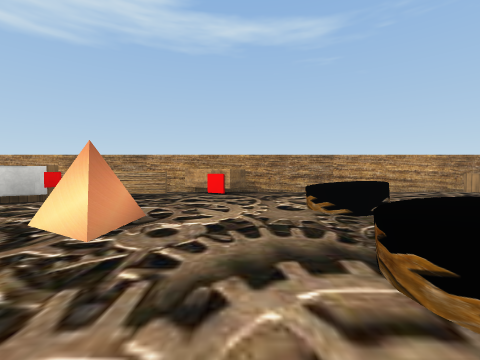
[1] (above)

16 first-person views from a walk through a Unity game level. The camera is 0.55 m above the floor, tilts 2° down and sees 90° across. The floor is counted in squares, 1 m on a side. Each view is taken from the middle of a square. On the plan, view 1 faces up. The plan holds only what a view shows up to about 9 squares ahead; the rest is blank. Some surface patterns are stand-ins.

[2]
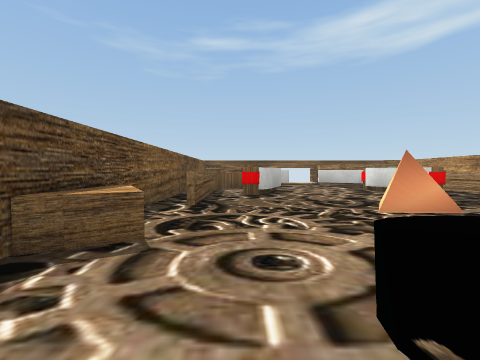

[3]
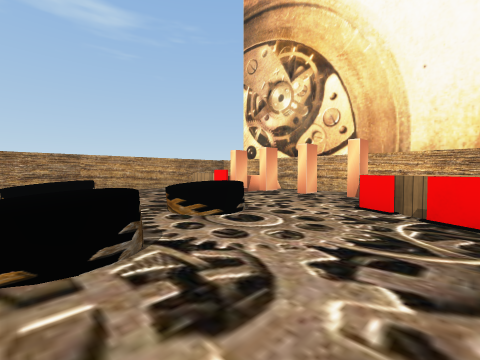

[4]
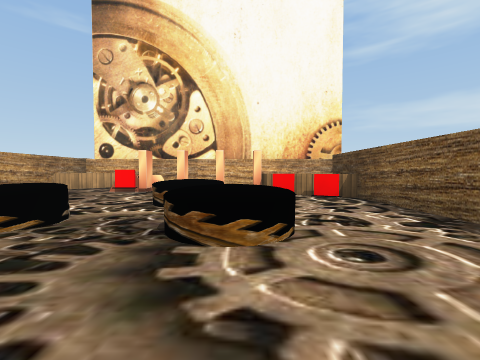

[5]
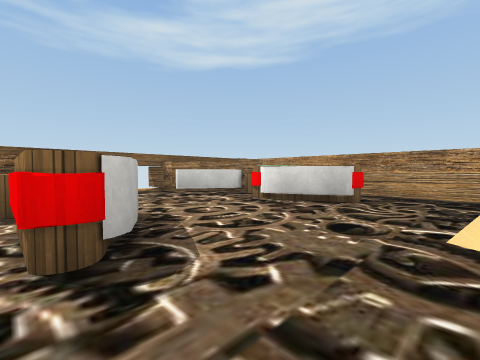

[6]
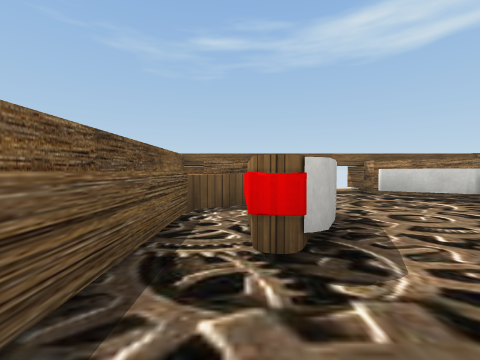

[7]
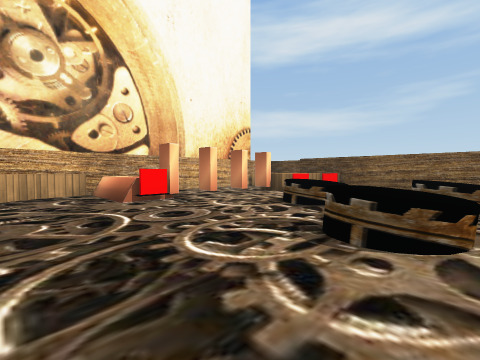

[8]
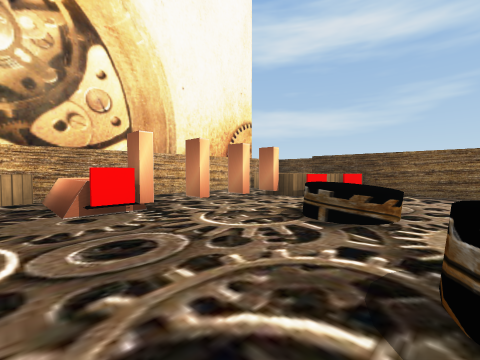

[9]
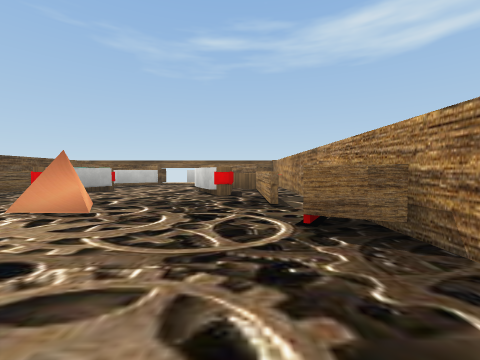

[10]
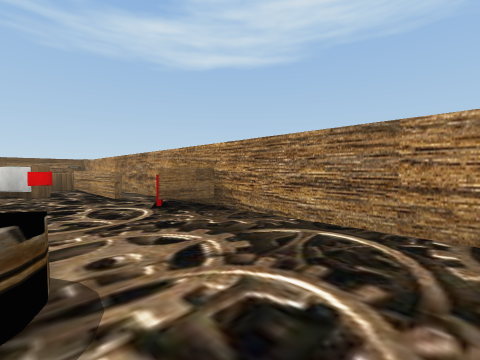

[11]
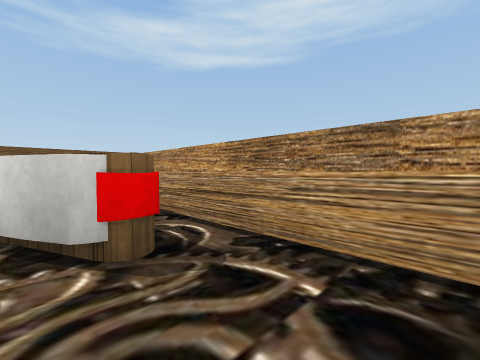

[12]
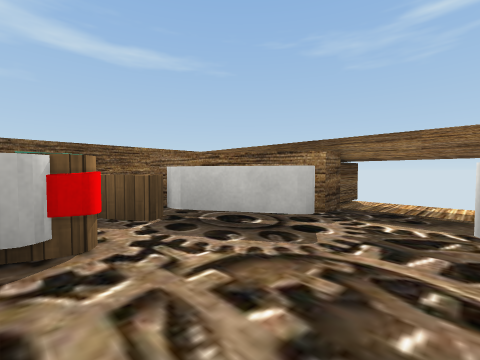

[13]
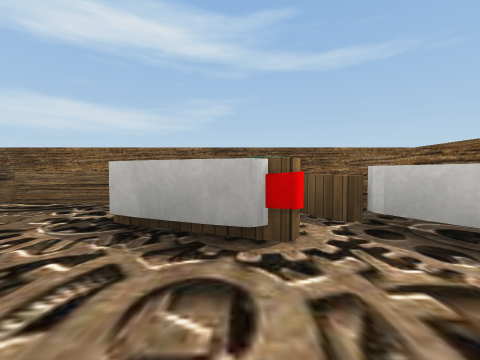

[14]
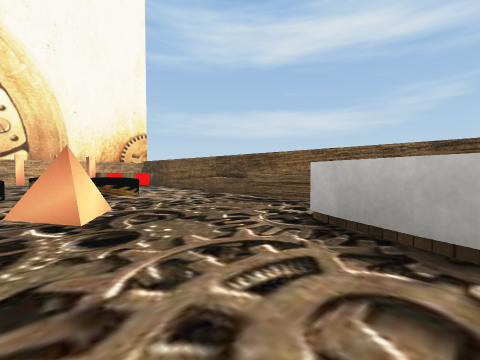

[15]
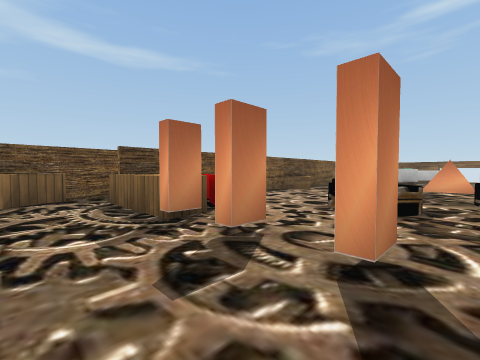

[16]
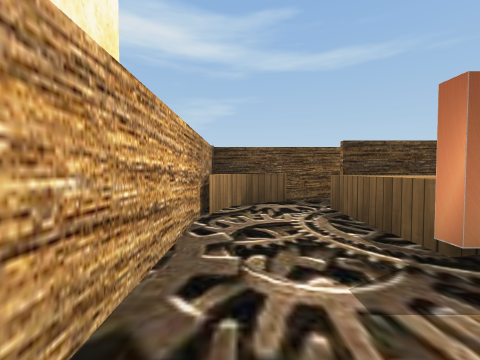

### Floor plan
Points are (right, up) in squares from view 1. A wall is a line through its corners. A room is listed if a view was taken in it or the views show most of it. See-through windows are left out.
Room 1 (views 1, 2, 3, 4, 5, 6, 7, 8, 9, 10, 11, 12, 13, 14, 15, 16)
walls: (-1.3, 2) (-1.9, 2.4) (-1.2, 2.8) (-1.3, 2); (-1.6, 5.5) (-5, 5.5); (0.2, 6.4) (-0.3, 5.5); (5.2, 2.6) (5.8, 2.6); (-5.1, -0.7) (-1.5, -0.7); (5.8, 2.4) (5.2, 2.4); (5.1, -2.4) (7.5, -2.4) (7.5, 6.4) (-7.4, 6.4); (-6.6, 5.6) (-8, 3.3); (-8, 1.6) (-6.6, -0.8); (-8.4, -1.5) (5.5, -1.5)
low walls: (-1, -1.4) (0.1, -0.8) (0.5, -1.6); (4.4, -0.8) (4.6, -0.3); (5.4, 4.3) (7.4, 4.3) (7.3, 5.3) (7.1, 5.8); (5.7, -0.4) (5.7, -1.6); (6, -2.4) (6.5, -2.3); (7.5, 3.7) (5.4, 3.7); (6.5, 6.3) (5.9, 6.4); (7.4, 5) (7.3, 5.5); (7.2, -1.6) (7.4, -1)
ways out: gap at (6, 3)
objects: other object (-7, 1) to (-7, 2); other object (-7, 3) to (-7, 4); other object (-6, -1) to (-6, 0); other object (-6, 5) to (-6, 6); other object (-5, 0) to (-4, 1); other object (-5, 4) to (-4, 5); other object (-1, 6); other object (1, 1) to (2, 1); other object (1, 3) to (2, 4); other object (3, 2); other object (4, -1); other object (5, 0); other object (5, 4)

Positions as (right, up) in squares from view 1, and headings:
1: (0, 0), facing up
2: (2, 0), facing left
3: (1, -1), facing up-right
4: (-1, 1), facing right
5: (-2, 0), facing up-left
6: (-2, 0), facing left
7: (1, 6), facing down-right
8: (2, 5), facing down-right
9: (2, 5), facing left
10: (3, 4), facing up-left
11: (-2, 4), facing up-left
12: (-5, 3), facing down-left
13: (-5, 3), facing down
14: (-5, 3), facing down-right
15: (7, 3), facing down-left
16: (7, 2), facing down
